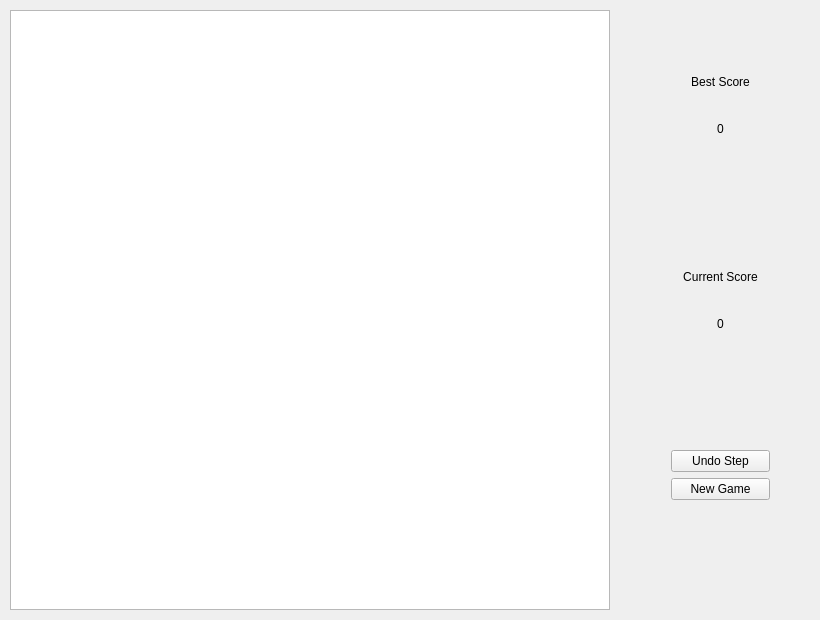
<?xml version="1.0" encoding="UTF-8"?>
<ui version="4.0">
 <class>MainWindow</class>
 <widget class="QMainWindow" name="MainWindow">
  <property name="geometry">
   <rect>
    <x>0</x>
    <y>0</y>
    <width>820</width>
    <height>620</height>
   </rect>
  </property>
  <property name="minimumSize">
   <size>
    <width>820</width>
    <height>620</height>
   </size>
  </property>
  <property name="maximumSize">
   <size>
    <width>820</width>
    <height>620</height>
   </size>
  </property>
  <property name="windowTitle">
   <string>MainWindow</string>
  </property>
  <widget class="QWidget" name="centralWidget">
   <widget class="QGraphicsView" name="graphicsView">
    <property name="geometry">
     <rect>
      <x>10</x>
      <y>10</y>
      <width>600</width>
      <height>600</height>
     </rect>
    </property>
   </widget>
   <widget class="QWidget" name="">
    <property name="geometry">
     <rect>
      <x>660</x>
      <y>10</y>
      <width>121</width>
      <height>501</height>
     </rect>
    </property>
    <layout class="QVBoxLayout" name="verticalLayout">
     <property name="spacing">
      <number>6</number>
     </property>
     <item>
      <spacer name="verticalSpacer">
       <property name="orientation">
        <enum>Qt::Vertical</enum>
       </property>
       <property name="sizeType">
        <enum>QSizePolicy::Fixed</enum>
       </property>
       <property name="sizeHint" stdset="0">
        <size>
         <width>20</width>
         <height>40</height>
        </size>
       </property>
      </spacer>
     </item>
     <item>
      <widget class="QLabel" name="best_score_text">
       <property name="minimumSize">
        <size>
         <width>80</width>
         <height>20</height>
        </size>
       </property>
       <property name="text">
        <string>Best Score</string>
       </property>
       <property name="alignment">
        <set>Qt::AlignCenter</set>
       </property>
       <property name="wordWrap">
        <bool>false</bool>
       </property>
       <property name="textInteractionFlags">
        <set>Qt::NoTextInteraction</set>
       </property>
      </widget>
     </item>
     <item>
      <widget class="QLabel" name="best_score_value">
       <property name="text">
        <string>0</string>
       </property>
       <property name="alignment">
        <set>Qt::AlignCenter</set>
       </property>
       <property name="textInteractionFlags">
        <set>Qt::NoTextInteraction</set>
       </property>
      </widget>
     </item>
     <item>
      <spacer name="verticalSpacer_2">
       <property name="orientation">
        <enum>Qt::Vertical</enum>
       </property>
       <property name="sizeType">
        <enum>QSizePolicy::Fixed</enum>
       </property>
       <property name="sizeHint" stdset="0">
        <size>
         <width>20</width>
         <height>100</height>
        </size>
       </property>
      </spacer>
     </item>
     <item>
      <widget class="QLabel" name="current_score_text">
       <property name="text">
        <string>Current Score</string>
       </property>
       <property name="alignment">
        <set>Qt::AlignCenter</set>
       </property>
       <property name="wordWrap">
        <bool>false</bool>
       </property>
       <property name="textInteractionFlags">
        <set>Qt::NoTextInteraction</set>
       </property>
      </widget>
     </item>
     <item>
      <widget class="QLabel" name="current_score_value">
       <property name="text">
        <string>0</string>
       </property>
       <property name="alignment">
        <set>Qt::AlignCenter</set>
       </property>
       <property name="textInteractionFlags">
        <set>Qt::NoTextInteraction</set>
       </property>
      </widget>
     </item>
     <item>
      <spacer name="verticalSpacer_3">
       <property name="orientation">
        <enum>Qt::Vertical</enum>
       </property>
       <property name="sizeType">
        <enum>QSizePolicy::Fixed</enum>
       </property>
       <property name="sizeHint" stdset="0">
        <size>
         <width>20</width>
         <height>100</height>
        </size>
       </property>
      </spacer>
     </item>
     <item>
      <widget class="QPushButton" name="undo_step">
       <property name="sizePolicy">
        <sizepolicy hsizetype="Minimum" vsizetype="Fixed">
         <horstretch>0</horstretch>
         <verstretch>0</verstretch>
        </sizepolicy>
       </property>
       <property name="text">
        <string>Undo Step</string>
       </property>
       <property name="flat">
        <bool>false</bool>
       </property>
      </widget>
     </item>
     <item>
      <widget class="QPushButton" name="reset">
       <property name="text">
        <string>New Game</string>
       </property>
      </widget>
     </item>
    </layout>
   </widget>
  </widget>
 </widget>
 <layoutdefault spacing="6" margin="11"/>
 <tabstops>
  <tabstop>undo_step</tabstop>
  <tabstop>reset</tabstop>
  <tabstop>graphicsView</tabstop>
 </tabstops>
 <resources/>
 <connections/>
</ui>
